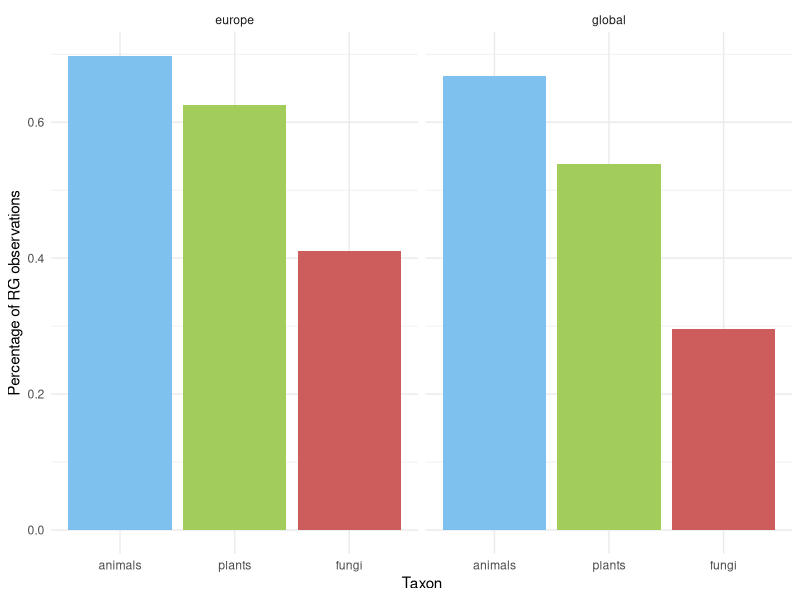
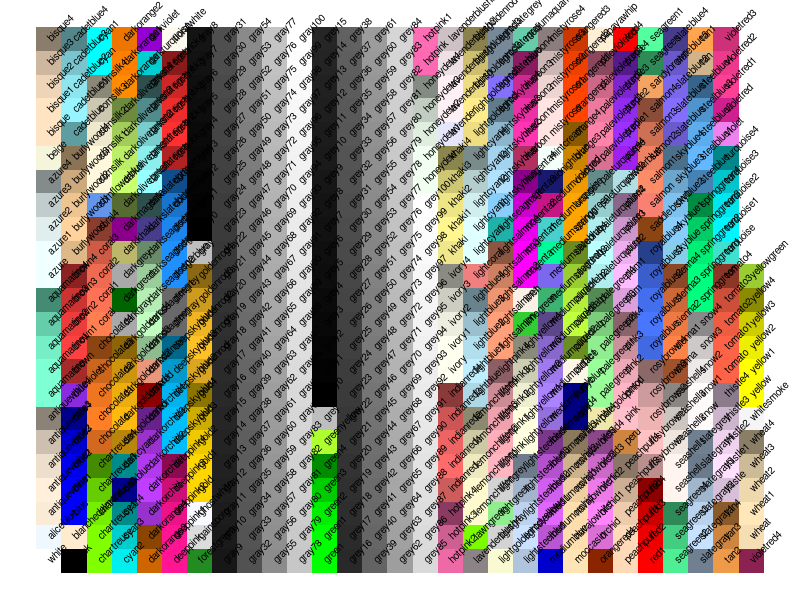
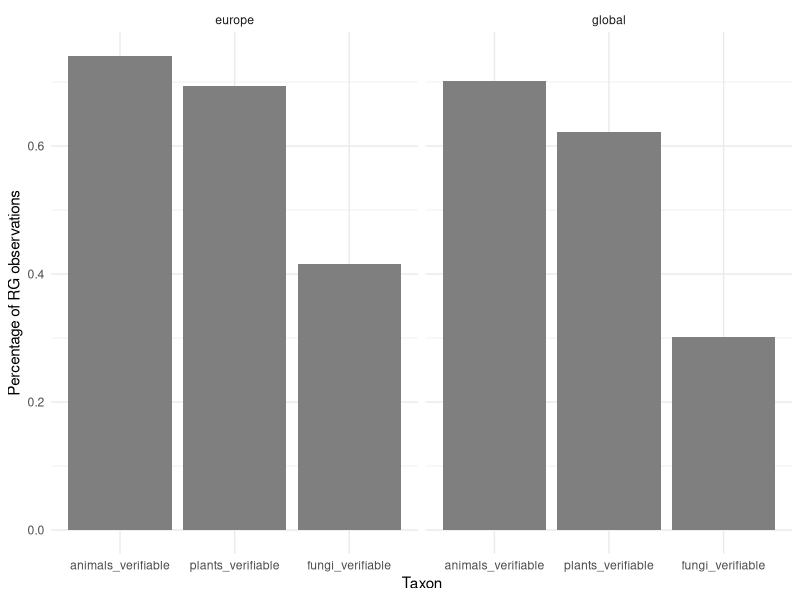

Recreate these plots in R, in order. (Note: this script raises an error after producing the figures.)
## ---- chunk 1
#| code-fold: true
#| output: false
library(tidyverse)

taxa_proportions <- read_csv("../data/iNat_prop_global_europe.csv")

taxa_proportions_all <- taxa_proportions %>% 
        mutate(prop_RG_fungi = n_fungi_research/n_fungi_all,
               prop_RG_plants = n_plants_research/n_plants_all,
               prop_RG_animals = n_animals_research/n_animals_all) %>% 
        pivot_longer(cols = starts_with("prop_RG_"), 
               names_to = "Taxon", 
               values_to = "Proportion") %>%
        mutate(Taxon = str_replace_all(Taxon, "prop_RG_", ""))

taxa_proportions_verifiable <-taxa_proportions %>% 
        mutate(prop_RG_fungi_verifiable = n_fungi_research/n_fungi_verifiable,
               prop_RG_plants_verifiable = n_plants_research/n_plants_verifiable,
               prop_RG_animals_verifiable = n_animals_research/n_animals_verifiable) %>% 
        pivot_longer(cols = starts_with("prop_RG_"), 
               names_to = "Taxon", 
               values_to = "Proportion") %>%
        mutate(Taxon = str_replace_all(Taxon, "prop_RG_", ""))

                

## ---- chunk 2
ggplot(taxa_proportions_all,aes(x = fct_reorder(Taxon, Proportion, .desc = TRUE), y = Proportion, fill = Taxon)) +
        geom_col() +
        facet_wrap(~region) +
        labs(x = "Taxon", 
             y = "Percentage of RG observations") +
        scale_fill_manual(values = c("animals" = "skyblue2",   # Blue
                               "plants" = "darkolivegreen3",    # Green
                               "fungi" = "indianred")) +  # Pink
        theme_minimal() +
        theme(legend.position = "none") 

## ---- chunk 3
library(ggplot2)
color_df <- data.frame(
  Color = colors(), 
  x = rep(1:29, each = 23)[1:657],  # Adjust grid size to match 657 colors
  y = rep(1:23, times = 29)[1:657]
)

# Plot colors with names
ggplot(color_df, aes(x, y, fill = Color)) +
  geom_tile() +
  scale_fill_identity() +
  theme_void() +
  geom_text(aes(label = Color), size = 2.5, angle = 45, hjust = 0) +
  theme(legend.position = "none")
## ---- chunk 4
ggplot(taxa_proportions_verifiable,aes(x = fct_reorder(Taxon, Proportion, .desc = TRUE), y = Proportion, fill = Taxon)) +
        geom_col() +
        facet_wrap(~region) +
        labs(x = "Taxon", 
             y = "Percentage of RG observations") +
        scale_fill_manual(values = c("animals" = "skyblue2",   # Blue
                               "plants" = "darkolivegreen3",    # Green
                               "fungi" = "indianred")) +  # Pink
        theme_minimal() +
        theme(legend.position = "none") 
## ---- chunk 5
taxa_proportions_all %>% 
        filter(region == "europe") %>% 
        ggplot(aes(x = fct_reorder(Taxon, Proportion, .desc = TRUE), y = Proportion, fill = Taxon)) +
                geom_col(width = 0.7) +
                labs(x = "Taxon", 
                     y = "Percentage of RG observations") +
                scale_fill_manual(values = c("animals" = "skyblue2",   # Blue
                                       "plants" = "darkolivegreen3",    # Green
                                       "fungi" = "indianred")) +  # Pink
                scale_y_continuous(labels = percent_format(accuracy = 1)) + 
                theme_classic(base_size = 14) +
                theme(axis.title.x = element_text(margin = margin(t = 10)),
                      axis.title.y = element_text(margin = margin(r = 10)),
                      legend.position = "none") 
